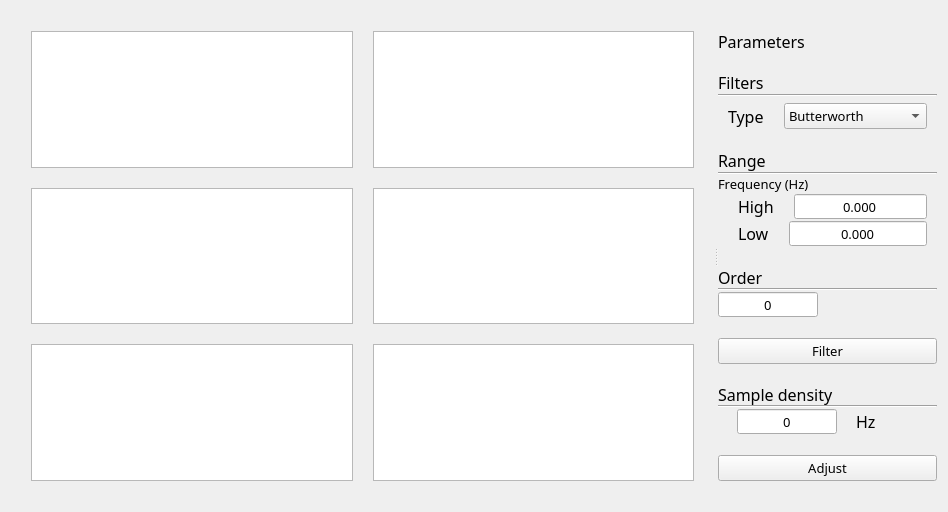
<?xml version="1.0" encoding="UTF-8"?>

<ui version="4.0">

<class>Filters_Adjust</class>

<widget class="QWidget" name="Filters_Adjust">

<property name="geometry">

<rect>

<x>0</x>

<y>0</y>

<width>948</width>

<height>493</height>

</rect>

</property>

<property name="font">

<font>

<family>aakar</family>

<pointsize>10</pointsize>

</font>

</property>

<property name="windowTitle">

<string>Form</string>

</property>

<layout class="QHBoxLayout" name="horizontalLayout_3">

<item>

<widget class="QSplitter" name="splitter">

<property name="orientation">

<enum>Qt::Horizontal</enum>

</property>

<widget class="QWidget" name="gridLayoutWidget_2">

<layout class="QGridLayout" name="gridLayout_graphics">

<property name="leftMargin">

<number>20</number>

</property>

<property name="topMargin">

<number>20</number>

</property>

<property name="rightMargin">

<number>20</number>

</property>

<property name="bottomMargin">

<number>20</number>

</property>

<property name="spacing">

<number>20</number>

</property>

<item row="1" column="1">

<widget class="QGraphicsView" name="graphicsView_4"/>

</item>

<item row="0" column="0">

<widget class="QGraphicsView" name="graphicsView_1"/>

</item>

<item row="2" column="1">

<widget class="QGraphicsView" name="graphicsView_6"/>

</item>

<item row="0" column="1">

<widget class="QGraphicsView" name="graphicsView_2"/>

</item>

<item row="1" column="0">

<widget class="QGraphicsView" name="graphicsView_3"/>

</item>

<item row="2" column="0">

<widget class="QGraphicsView" name="graphicsView_5"/>

</item>

</layout>

</widget>

<widget class="QWidget" name="verticalLayoutWidget">

<layout class="QVBoxLayout" name="verticalLayout_parameters">

<property name="spacing">

<number>20</number>

</property>

<property name="topMargin">

<number>20</number>

</property>

<property name="bottomMargin">

<number>20</number>

</property>

<item>

<widget class="QLabel" name="label_parameters">

<property name="maximumSize">

<size>

<width>16777215</width>

<height>20</height>

</size>

</property>

<property name="font">

<font>

<family>aakar</family>

<pointsize>12</pointsize>

</font>

</property>

<property name="text">

<string>Parameters</string>

</property>

</widget>

</item>

<item>

<layout class="QVBoxLayout" name="verticalLayout_filters_param">

<property name="spacing">

<number>20</number>

</property>

<item>

<layout class="QVBoxLayout" name="verticalLayout_filter">

<property name="spacing">

<number>0</number>

</property>

<item>

<widget class="QLabel" name="label_filters">

<property name="font">

<font>

<family>aakar</family>

<pointsize>12</pointsize>

</font>

</property>

<property name="text">

<string>Filters</string>

</property>

</widget>

</item>

<item>

<widget class="Line" name="line_filters">

<property name="orientation">

<enum>Qt::Horizontal</enum>

</property>

</widget>

</item>

<item>

<layout class="QFormLayout" name="formLayout_type">

<property name="horizontalSpacing">

<number>20</number>

</property>

<property name="verticalSpacing">

<number>6</number>

</property>

<property name="leftMargin">

<number>10</number>

</property>

<property name="topMargin">

<number>6</number>

</property>

<property name="rightMargin">

<number>10</number>

</property>

<item row="0" column="0">

<widget class="QLabel" name="label_type">

<property name="font">

<font>

<family>aakar</family>

<pointsize>12</pointsize>

</font>

</property>

<property name="text">

<string>Type</string>

</property>

</widget>

</item>

<item row="0" column="1">

<widget class="QComboBox" name="type_select">

<item>

<property name="text">

<string>Butterworth</string>

</property>

</item>

<item>

<property name="text">

<string>Chebyshev</string>

</property>

</item>

<item>

<property name="text">

<string>Bessel</string>

</property>

</item>

<item>

<property name="text">

<string>Elliptic</string>

</property>

</item>

</widget>

</item>

</layout>

</item>

</layout>

</item>

<item>

<layout class="QVBoxLayout" name="verticalLayout_range">

<property name="spacing">

<number>0</number>

</property>

<item>

<widget class="QLabel" name="label_range">

<property name="font">

<font>

<family>aakar</family>

<pointsize>12</pointsize>

</font>

</property>

<property name="text">

<string>Range</string>

</property>

</widget>

</item>

<item>

<widget class="Line" name="line_range">

<property name="orientation">

<enum>Qt::Horizontal</enum>

</property>

</widget>

</item>

<item>

<widget class="QLabel" name="label_frequency">

<property name="font">

<font>

<family>aakar</family>

<pointsize>10</pointsize>

</font>

</property>

<property name="text">

<string>Frequency (Hz)</string>

</property>

</widget>

</item>

<item>

<layout class="QFormLayout" name="formLayout_high">

<property name="labelAlignment">

<set>Qt::AlignLeading|Qt::AlignLeft|Qt::AlignVCenter</set>

</property>

<property name="formAlignment">

<set>Qt::AlignRight|Qt::AlignTrailing|Qt::AlignVCenter</set>

</property>

<property name="horizontalSpacing">

<number>20</number>

</property>

<property name="verticalSpacing">

<number>0</number>

</property>

<property name="leftMargin">

<number>20</number>

</property>

<property name="rightMargin">

<number>10</number>

</property>

<property name="bottomMargin">

<number>0</number>

</property>

<item row="0" column="0">

<widget class="QLabel" name="label_high">

<property name="font">

<font>

<family>aakar</family>

<pointsize>12</pointsize>

</font>

</property>

<property name="text">

<string>High</string>

</property>

</widget>

</item>

<item row="0" column="1">

<widget class="QDoubleSpinBox" name="doubleSpinBox_high">

<property name="sizePolicy">

<sizepolicy hsizetype="Minimum" vsizetype="Fixed">

<horstretch>0</horstretch>

<verstretch>0</verstretch>

</sizepolicy>

</property>

<property name="minimumSize">

<size>

<width>0</width>

<height>0</height>

</size>

</property>

<property name="maximumSize">

<size>

<width>16777215</width>

<height>16777215</height>

</size>

</property>

<property name="autoFillBackground">

<bool>false</bool>

</property>

<property name="wrapping">

<bool>false</bool>

</property>

<property name="frame">

<bool>true</bool>

</property>

<property name="alignment">

<set>Qt::AlignCenter</set>

</property>

<property name="buttonSymbols">

<enum>QAbstractSpinBox::NoButtons</enum>

</property>

<property name="specialValueText">

<string/>

</property>

<property name="minimum">
 <double>-999999.000000</double>
</property>
<property name="maximum">
 <double>999999.000000</double>
</property>
<property name="decimals">
 <number>3</number>
</property>

</widget>

</item>

</layout>

</item>

<item>

<layout class="QFormLayout" name="formLayout_low">

<property name="labelAlignment">

<set>Qt::AlignLeading|Qt::AlignLeft|Qt::AlignVCenter</set>

</property>

<property name="formAlignment">

<set>Qt::AlignRight|Qt::AlignTrailing|Qt::AlignVCenter</set>

</property>

<property name="horizontalSpacing">

<number>20</number>

</property>

<property name="verticalSpacing">

<number>0</number>

</property>

<property name="leftMargin">

<number>20</number>

</property>

<property name="rightMargin">

<number>10</number>

</property>

<property name="bottomMargin">

<number>0</number>

</property>

<item row="0" column="0">

<widget class="QLabel" name="label_low">

<property name="font">

<font>

<family>aakar</family>

<pointsize>12</pointsize>

</font>

</property>

<property name="text">

<string>Low</string>

</property>

</widget>

</item>

<item row="0" column="1">

<widget class="QDoubleSpinBox" name="doubleSpinBox_low">

<property name="sizePolicy">

<sizepolicy hsizetype="Minimum" vsizetype="Fixed">

<horstretch>0</horstretch>

<verstretch>0</verstretch>

</sizepolicy>

</property>

<property name="minimumSize">

<size>

<width>0</width>

<height>0</height>

</size>

</property>

<property name="maximumSize">

<size>

<width>16777215</width>

<height>16777215</height>

</size>

</property>

<property name="autoFillBackground">

<bool>false</bool>

</property>

<property name="wrapping">

<bool>false</bool>

</property>

<property name="frame">

<bool>true</bool>

</property>

<property name="alignment">

<set>Qt::AlignCenter</set>

</property>

<property name="buttonSymbols">

<enum>QAbstractSpinBox::NoButtons</enum>

</property>

<property name="specialValueText">

<string/>

</property>
<property name="minimum">
 <double>-999999.000000</double>
</property>
<property name="maximum">
 <double>999999.000000</double>
</property>
<property name="decimals">
 <number>3</number>
</property>

</widget>

</item>

</layout>

</item>

</layout>

</item>

<item>

<layout class="QVBoxLayout" name="verticalLayout_order">

<property name="spacing">

<number>0</number>

</property>

<item>

<widget class="QLabel" name="label_order">

<property name="sizePolicy">

<sizepolicy hsizetype="Preferred" vsizetype="Preferred">

<horstretch>0</horstretch>

<verstretch>0</verstretch>

</sizepolicy>

</property>

<property name="minimumSize">

<size>

<width>0</width>

<height>0</height>

</size>

</property>

<property name="maximumSize">

<size>

<width>16777215</width>

<height>21</height>

</size>

</property>

<property name="font">

<font>

<family>aakar</family>

<pointsize>12</pointsize>

</font>

</property>

<property name="text">

<string>Order</string>

</property>

</widget>

</item>

<item>

<widget class="Line" name="line_order">

<property name="orientation">

<enum>Qt::Horizontal</enum>

</property>

</widget>

</item>

<item>

<widget class="QSpinBox" name="spinBox_order">

<property name="sizePolicy">

<sizepolicy hsizetype="Preferred" vsizetype="Fixed">

<horstretch>0</horstretch>

<verstretch>0</verstretch>

</sizepolicy>

</property>

<property name="maximumSize">

<size>

<width>100</width>

<height>16777215</height>

</size>

</property>

<property name="alignment">

<set>Qt::AlignCenter</set>

</property>

<property name="buttonSymbols">

<enum>QAbstractSpinBox::NoButtons</enum>

</property>

</widget>

</item>

</layout>

</item>

<item>

<widget class="QPushButton" name="pushButton_filter">

<property name="text">

<string>Filter</string>

</property>

</widget>

</item>

</layout>

</item>

<item>

<layout class="QVBoxLayout" name="verticalLayout_adjust_param">

<property name="spacing">

<number>20</number>

</property>

<item>

<layout class="QVBoxLayout" name="verticalLayout_sample_density">

<property name="spacing">

<number>0</number>

</property>

<item>

<widget class="QLabel" name="label_sample_density">

<property name="sizePolicy">

<sizepolicy hsizetype="Preferred" vsizetype="Preferred">

<horstretch>0</horstretch>

<verstretch>0</verstretch>

</sizepolicy>

</property>

<property name="minimumSize">

<size>

<width>0</width>

<height>0</height>

</size>

</property>

<property name="maximumSize">

<size>

<width>16777215</width>

<height>21</height>

</size>

</property>

<property name="font">

<font>

<family>aakar</family>

<pointsize>12</pointsize>

</font>

</property>

<property name="text">

<string>Sample density</string>

</property>

</widget>

</item>

<item>

<widget class="Line" name="line_sample_density">

<property name="orientation">

<enum>Qt::Horizontal</enum>

</property>

</widget>

</item>

<item>

<layout class="QHBoxLayout" name="horizontalLayout_sample_density">

<property name="leftMargin">

<number>0</number>

</property>

<property name="rightMargin">

<number>40</number>

</property>

<item>

<widget class="QSpinBox" name="spinBox_sample_density">

<property name="sizePolicy">

<sizepolicy hsizetype="Preferred" vsizetype="Fixed">

<horstretch>0</horstretch>

<verstretch>0</verstretch>

</sizepolicy>

</property>

<property name="maximumSize">

<size>

<width>100</width>

<height>16777215</height>

</size>

</property>

<property name="alignment">

<set>Qt::AlignCenter</set>

</property>

<property name="buttonSymbols">

<enum>QAbstractSpinBox::NoButtons</enum>

</property>

</widget>

</item>

<item>

<widget class="QLabel" name="label_hz">

<property name="sizePolicy">

<sizepolicy hsizetype="Fixed" vsizetype="Fixed">

<horstretch>0</horstretch>

<verstretch>0</verstretch>

</sizepolicy>

</property>

<property name="font">

<font>

<family>aakar</family>

<pointsize>12</pointsize>

</font>

</property>

<property name="text">

<string>Hz</string>

</property>

<property name="alignment">

<set>Qt::AlignLeading|Qt::AlignLeft|Qt::AlignVCenter</set>

</property>

</widget>

</item>

</layout>

</item>

</layout>

</item>

<item>

<widget class="QPushButton" name="pushButton_adjust">

<property name="text">

<string>Adjust</string>

</property>

</widget>

</item>

</layout>

</item>

</layout>

</widget>

</widget>

</item>

</layout>

</widget>

<resources/>

<connections/>

</ui>
